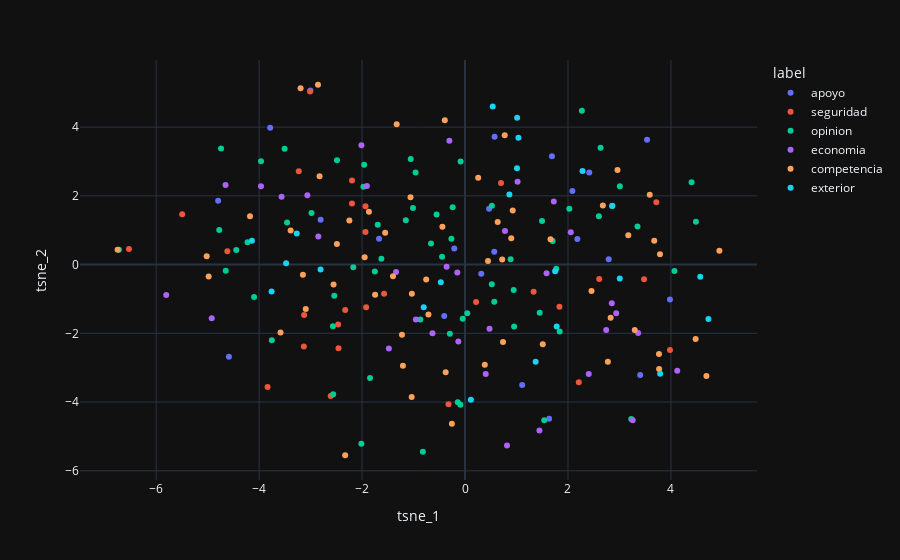

The notebook cell this image was saved under:
### Code cell
model = TSNE(n_components=2, perplexity=30) # el preplexity es para que salga chido
resultado = model.fit_transform(X)
#get_ngrams(1, df[df['target_number'] == 'not-real-disaster']['clean_tweets'])new['tsne_1'] = resultado[:,0]
#new['tsne_2'] = resultado[:,1]




import plotly.express as px

fsne_result = pd.DataFrame({"tsne_1": resultado[:, 0], "tsne_2":resultado[:, 1]})
fsne_result["label"] = df["Clasificacion"]
fsne_result["text"] = df["Texto"]
print(fsne_result.head())

fig = px.scatter(
    data_frame=fsne_result,
    x=fsne_result["tsne_1"],
    y=fsne_result["tsne_2"],
    color=fsne_result["label"],
    template="plotly_dark",
    hover_data=["text"],
)

fig.show()
